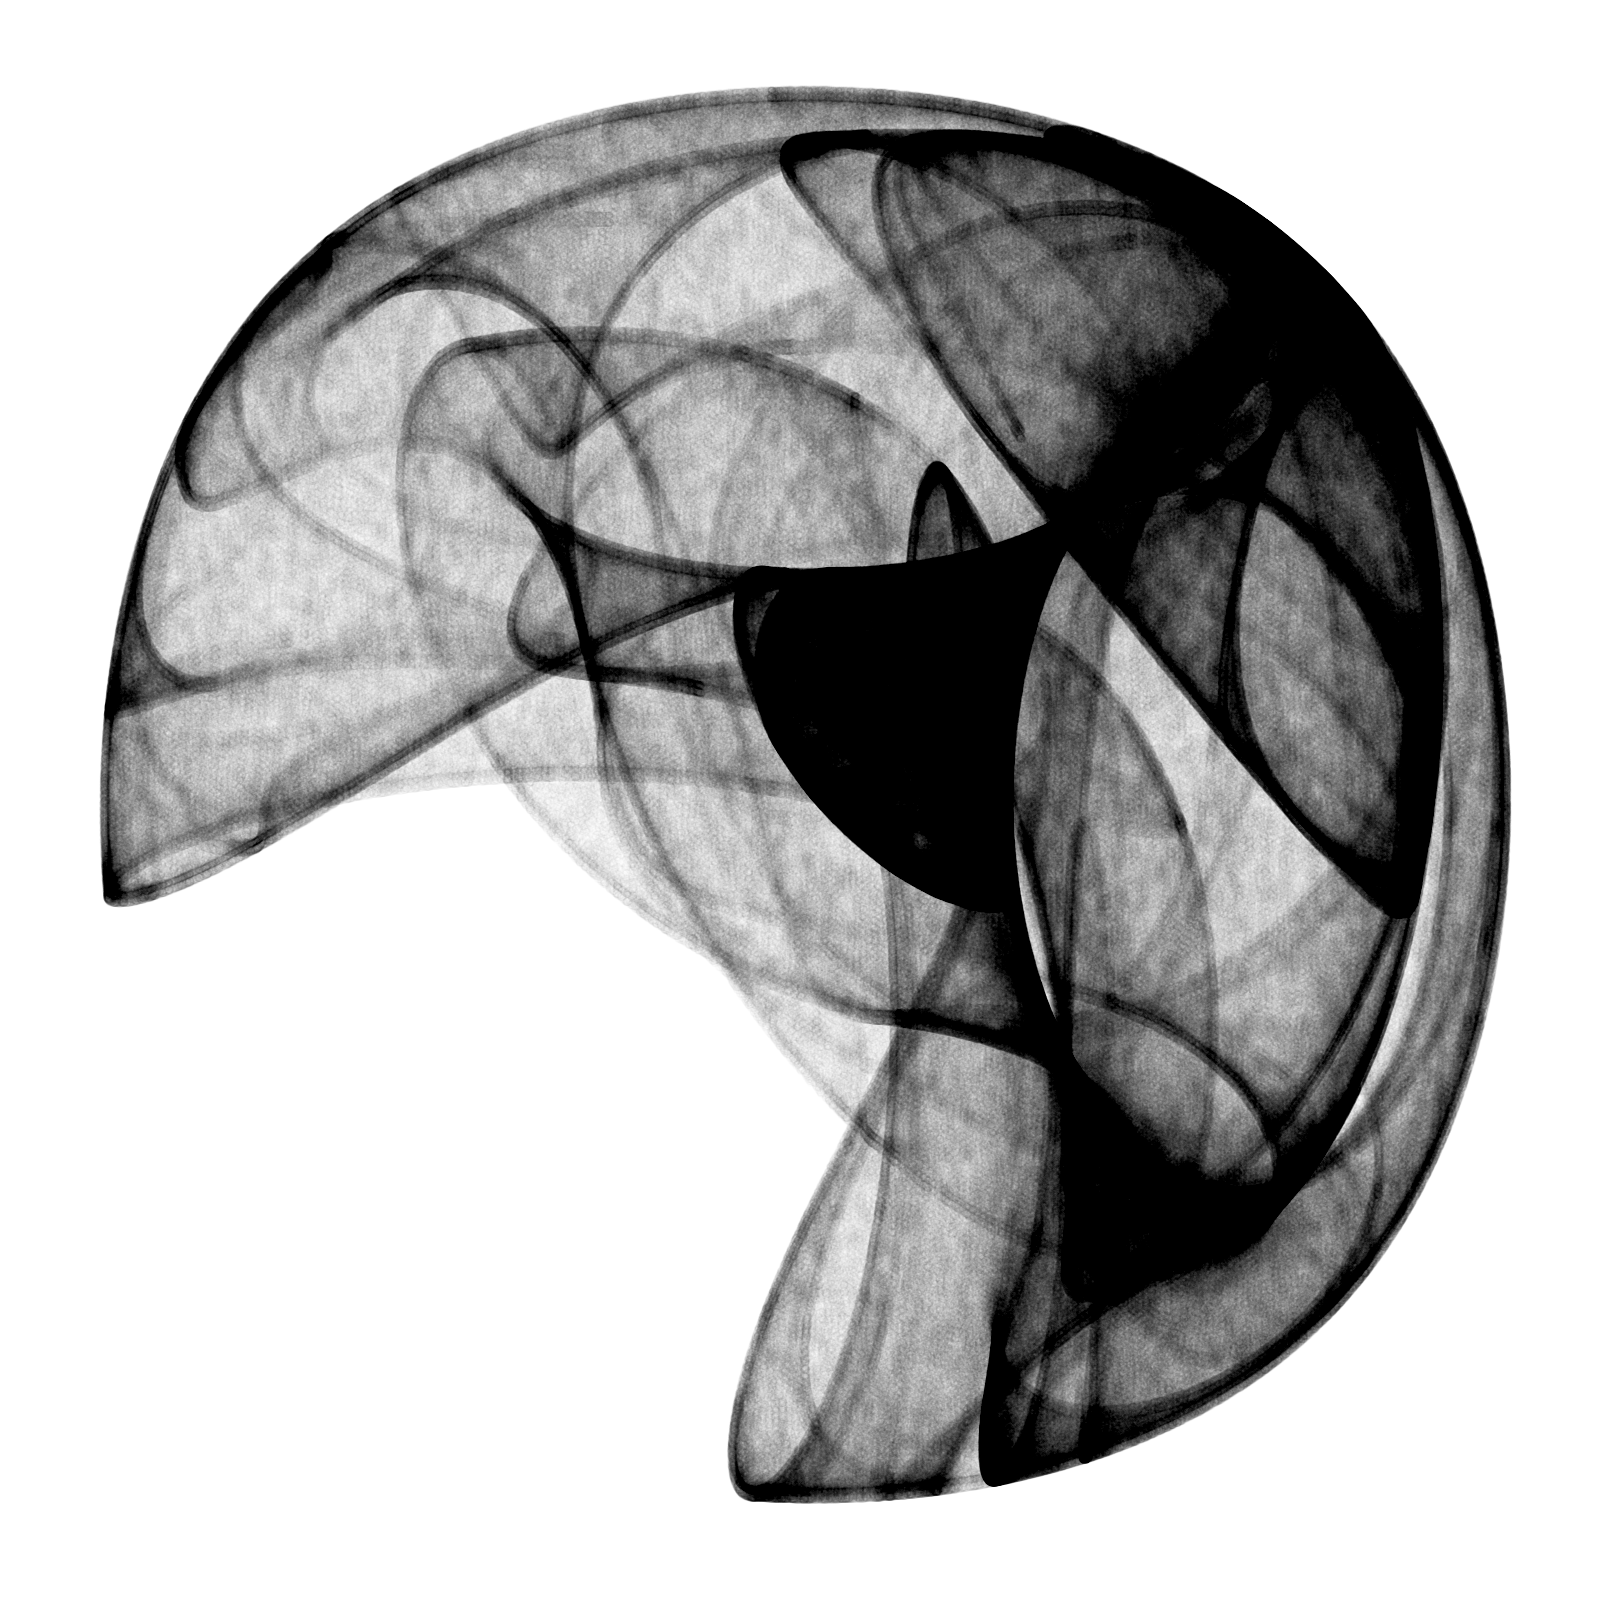

The script that drew this image:
library(Rcpp)
library(ggplot2)
library(dplyr)

opt = theme(legend.position  = "none",
            panel.background = element_rect(fill="white"),
            axis.ticks       = element_blank(),
            panel.grid       = element_blank(),
            axis.title       = element_blank(),
            axis.text        = element_blank())

cppFunction('DataFrame createTrajectory(int n, double x0, double y0, 
            double a, double b, double c, double d) {
            // create the columns
            NumericVector x(n);
            NumericVector y(n);
            x[0]=x0;
            y[0]=y0;
            for(int i = 1; i < n; ++i) {
            x[i] = cos(a*y[i-1])+c*sin(a*x[i-1]);
            y[i] = cos(b*x[i-1])+d*sin(b*y[i-1]);
            }
            // return a new data frame
            return DataFrame::create(_["x"]= x, _["y"]= y);
            }
            ')

a=-1.24458046630025
b=-1.25191834103316 
c=-1.81590817030519 
d=-1.90866735205054


df=createTrajectory(10000000, 0, 0, a, b, c, d) 

png("Clifford.png", units="px", width=1600, height=1600, res=300)
ggplot(df, aes(x, y)) + geom_point(color="black", shape=46, alpha=.01) + opt
dev.off()
